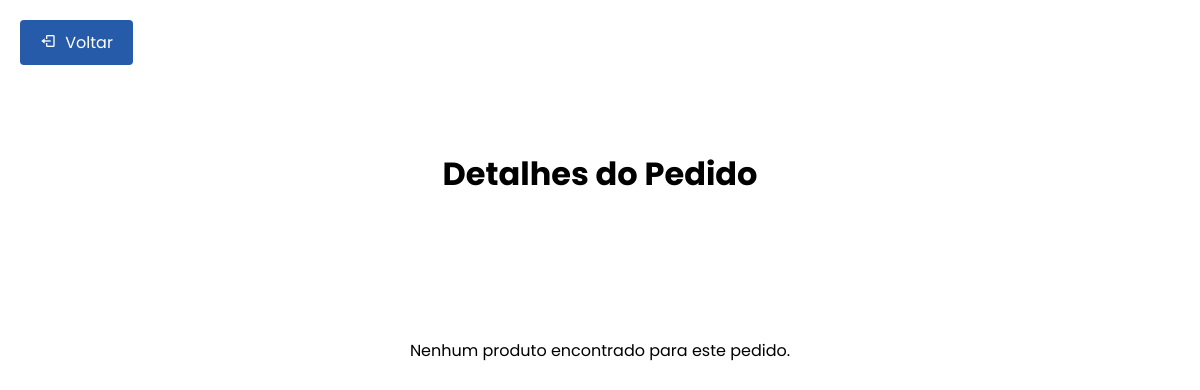
Page /SENAI_LOGISTICA/homeProf/itens/buscarpedido.php?pedido_id=1 on the earlier database version.
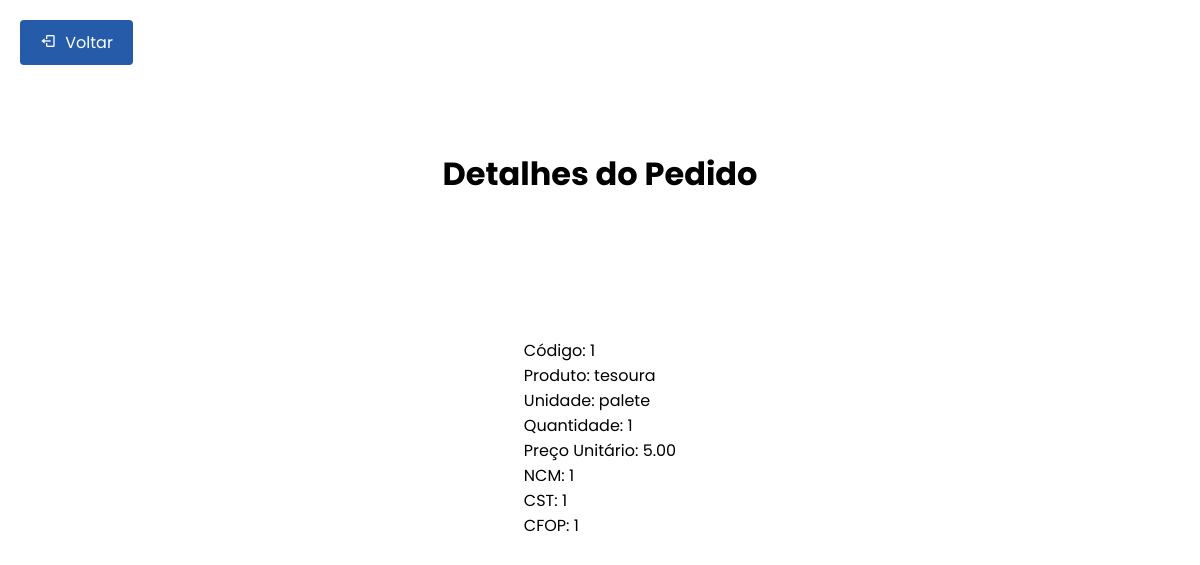
Same page on the later database version.
### tables this page shows
CREATE TABLE `produtos` (
  `id` int(11) NOT NULL,
  `pedidob` varchar(255) NOT NULL,
  `cod_prod` varchar(255) NOT NULL,
  `nome_produto` varchar(255) NOT NULL,
  `un_prod` varchar(50) DEFAULT NULL,
  `qtd_prod` int(11) DEFAULT NULL,
  `rsunit_prod` decimal(10,2) DEFAULT NULL,
  `ncm_prod` varchar(50) DEFAULT NULL,
  `cst_prod` varchar(50) DEFAULT NULL,
  `cfop_prod` varchar(50) DEFAULT NULL
);

### SENAI_LOGISTICA/homeProf/itens/buscarpedido.php (the view, shortened to what this page needs)
<!DOCTYPE html>
<html lang='pt-br'>
<head>
    <link rel="stylesheet" href="../../home/movimentacao/docar.css">
    <link href='https://unpkg.com/boxicons@2.1.4/css/boxicons.min.css' rel='stylesheet'>
    <link rel="stylesheet" href="https://cdnjs.cloudflare.com/ajax/libs/font-awesome/6.5.2/css/all.min.css">
</head>
<body>
    <a class="back-button" onclick="window.history.back();"><i class='bx bx-log-out'></i> Voltar</a>
    <div class="container">
        <h1>Detalhes do Pedido</h1>
        <ul class="produto-list">
            <?php
            $servername = "localhost";
            $username = "root";
            $password = "root";
            $dbname = "senai";
            $conn = new mysqli($servername, $username, $password, $dbname);
            if (isset($_GET['pedido_id'])) {
                $pedido_id = $_GET['pedido_id'];
                $sql_produtos = "SELECT * FROM produtos WHERE pedidob = '$pedido_id'";
                $result_produtos = $conn->query($sql_produtos);
                if ($result_produtos) {
                    if ($result_produtos->num_rows > 0) {
                        while ($row_produtos = $result_produtos->fetch_assoc()) {
                            echo "<li class='produto-item'>";
                            echo "  <ul class='produto-info'>";
                            echo "    <li class='produto-codigo'>Código: " . htmlspecialchars($row_produtos["cod_prod"]) . "</li>";
                            echo "    <li class='produto-nome'>Produto: " . htmlspecialchars($row_produtos["nome_produto"]) . "</li>";
                            echo "    <li class='produto-un'>Unidade: " . htmlspecialchars($row_produtos["un_prod"]) . "</li>";
                            echo "    <li class='produto-quantidade'>Quantidade: " . htmlspecialchars($row_produtos["qtd_prod"]) . "</li>";
                            echo "    <li class='produto-rsunit'>Preço Unitário: " . htmlspecialchars($row_produtos["rsunit_prod"]) . "</li>";
                            echo "    <li class='produto-ncm'>NCM: " . htmlspecialchars($row_produtos["ncm_prod"]) . "</li>";
                            echo "    <li class='produto-cst'>CST: " . htmlspecialchars($row_produtos["cst_prod"]) . "</li>";
                            echo "    <li class='produto-cfop'>CFOP: " . htmlspecialchars($row_produtos["cfop_prod"]) . "</li>";
                            echo "  </ul>";
                            echo "</li>";
                        }
                    } else {
                        echo "<li>Nenhum produto encontrado para este pedido.</li>";
                    }
                } else {
                    echo "<li>Erro na execução da consulta: " . $conn->error . "</li>";
                }
            } else {
                echo "<li>Erro: Pedido ID não fornecido.</li>";
            }
            ?>
        </ul>
    </div>
</body>
</html>

Differences in the rows shown:
now on this page (row edited): produtos: cod_prod "1", nome_produto "tesoura", un_prod "palete", qtd_prod "1", rsunit_prod "5.00", ncm_prod "1", cst_prod "1", cfop_prod "1"
Other differences:
text no longer shown: "Nenhum produto encontrado para este pedido."
